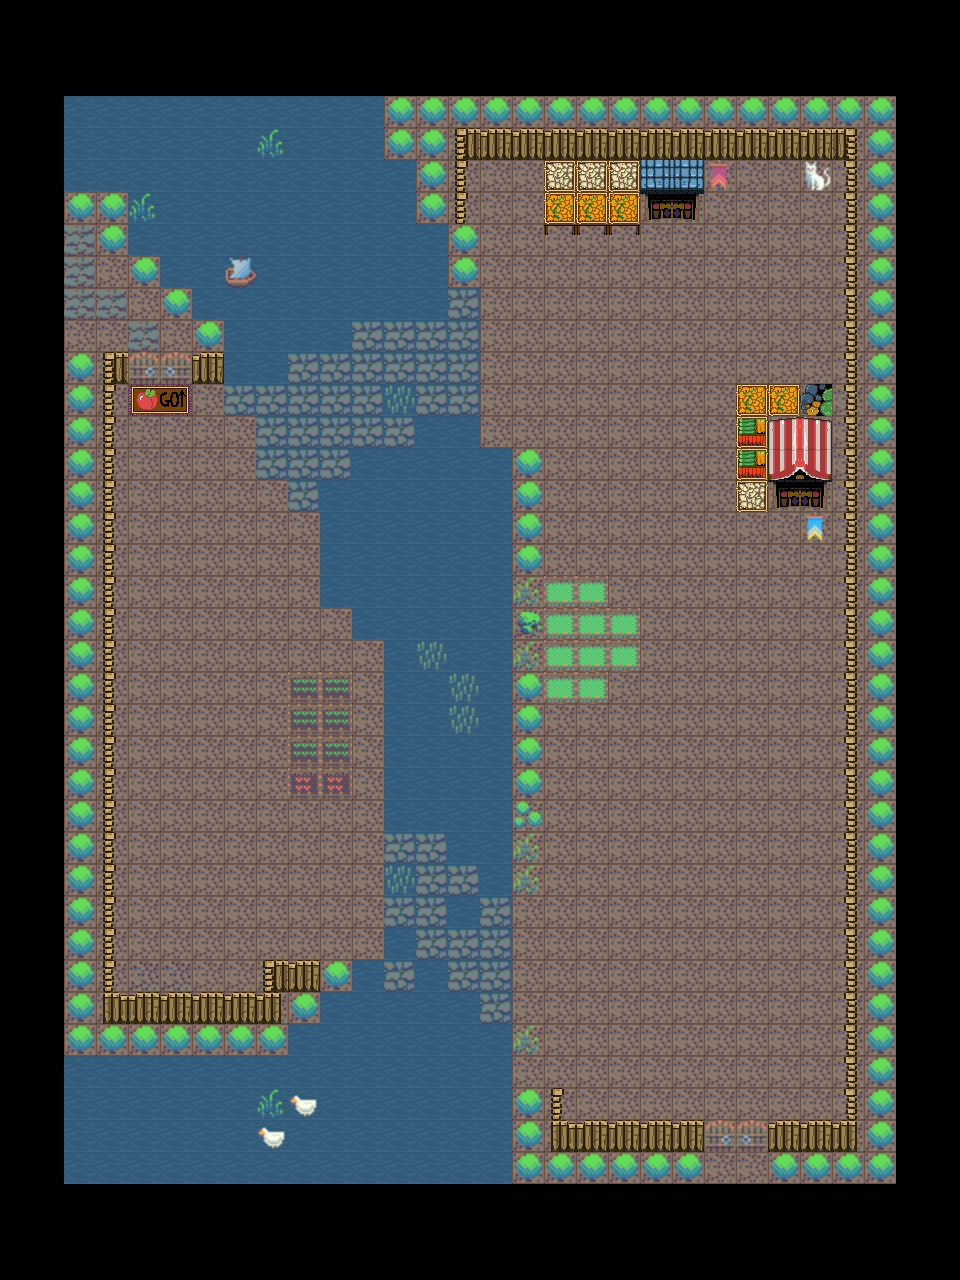

This game map was drawn from its Tiled (.tmx) file and the tilesets committed beside it. A one-line description and the trimmed map source follow:
An orthogonal 30x40 tile map with 32x32 px tiles, 3 tile layers (Floor, Floor2, Walls Doors Objects), 1 hidden layer not drawn, 3 tilesets.

<map version="1.10" tiledversion="1.10.2" orientation="orthogonal" renderorder="right-down" width="30" height="40" tilewidth="32" tileheight="32" infinite="0" nextlayerid="5" nextobjectid="1">
 <tileset firstgid="1" source="TileSets/The_Roguelike_Assets2.tsx" />
 <tileset firstgid="2302" source="TileSets/bazaar_combined_tiles.tsx" />
 <tileset firstgid="2558" source="TileSets/Placeholders.tsx" />
 <layer id="1" name="Floor" width="30" height="40">
  <data>[1200 cells, 884 non-empty, 1 distinct tile ids]</data>
 </layer>
 <layer id="2" name="Floor2" width="30" height="40">
  <data>[1200 cells, 884 non-empty, 2 distinct tile ids]</data>
 </layer>
 <layer id="3" name="Walls Doors Objects" width="30" height="40">
  <data>[1200 cells, 311 non-empty, 39 distinct tile ids]</data>
 </layer>
 <layer id="4" name="Information Layer" width="30" height="40" visible="0">
  <data>[1200 cells, 679 non-empty, 9 distinct tile ids]</data>
 </layer>
</map>
